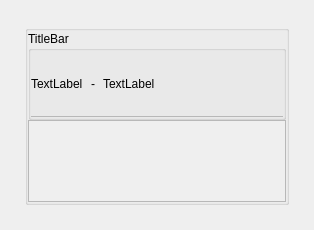
<?xml version="1.0" encoding="UTF-8"?>
<ui version="4.0">
 <class>C_OgePopUpDialog</class>
 <widget class="QDialog" name="C_OgePopUpDialog">
  <property name="geometry">
   <rect>
    <x>0</x>
    <y>0</y>
    <width>314</width>
    <height>230</height>
   </rect>
  </property>
  <property name="windowTitle">
   <string>Dialog</string>
  </property>
  <layout class="QVBoxLayout" name="verticalLayout_3">
   <property name="leftMargin">
    <number>25</number>
   </property>
   <property name="topMargin">
    <number>25</number>
   </property>
   <property name="rightMargin">
    <number>25</number>
   </property>
   <property name="bottomMargin">
    <number>25</number>
   </property>
   <item>
    <widget class="stw::opensyde_gui_elements::C_OgeGbxStyled" name="pc_GroupBoxPopUp">
          <property name="variant" stdset="0">
           <string>Hover</string>
          </property>
     <property name="title">
      <string/>
     </property>
     <layout class="QVBoxLayout" name="verticalLayout_2">
      <property name="leftMargin">
       <number>0</number>
      </property>
      <property name="topMargin">
       <number>0</number>
      </property>
      <property name="rightMargin">
       <number>0</number>
      </property>
      <property name="bottomMargin">
       <number>0</number>
      </property>
      <item>
       <widget class="QWidget" name="pc_TopWidget" native="true">
        <layout class="QGridLayout" name="gridLayout">
         <property name="leftMargin">
          <number>0</number>
         </property>
         <property name="topMargin">
          <number>0</number>
         </property>
         <property name="rightMargin">
          <number>0</number>
         </property>
         <property name="bottomMargin">
          <number>0</number>
         </property>
         <property name="horizontalSpacing">
          <number>0</number>
         </property>
         <item row="0" column="0">
          <layout class="QVBoxLayout" name="pc_VerticalLayout" stretch="0,1">
           <property name="spacing">
            <number>0</number>
           </property>
           <property name="bottomMargin">
            <number>0</number>
           </property>
           <item>
            <widget class="stw::opensyde_gui_elements::C_OgeGbxTransparent" name="pc_GroupBoxTitle">
             <property name="title">
              <string>TitleBar</string>
             </property>
             <layout class="QVBoxLayout" name="verticalLayout" stretch="1,0">
              <property name="spacing">
               <number>0</number>
              </property>
              <property name="leftMargin">
               <number>0</number>
              </property>
              <property name="topMargin">
               <number>0</number>
              </property>
              <property name="rightMargin">
               <number>0</number>
              </property>
              <property name="bottomMargin">
               <number>0</number>
              </property>
              <item>
               <layout class="QHBoxLayout" name="pc_HorizontalLayout2" stretch="0,0,1">
                <item>
                 <widget class="stw::opensyde_gui_elements::C_OgeLabPopUpTitle" name="pc_LabelTitle">
                  <property name="minimumSize">
                   <size>
                    <width>0</width>
                    <height>65</height>
                   </size>
                  </property>
                  <property name="maximumSize">
                   <size>
                    <width>16777215</width>
                    <height>65</height>
                   </size>
                  </property>
                  <property name="text">
                   <string>TextLabel</string>
                  </property>
                 </widget>
                </item>
                <item>
                 <widget class="stw::opensyde_gui_elements::C_OgeLabPopUpSubTitle" name="pc_LabelTitleSpacer">
                  <property name="minimumSize">
                   <size>
                    <width>20</width>
                    <height>0</height>
                   </size>
                  </property>
                  <property name="maximumSize">
                   <size>
                    <width>20</width>
                    <height>16777215</height>
                   </size>
                  </property>
                  <property name="text">
                   <string>-</string>
                  </property>
                  <property name="alignment">
                   <set>Qt::AlignCenter</set>
                  </property>
                 </widget>
                </item>
                <item>
                 <widget class="stw::opensyde_gui_elements::C_OgeLabPopUpSubTitle" name="pc_LabelSubTitle">
                  <property name="minimumSize">
                   <size>
                    <width>0</width>
                    <height>65</height>
                   </size>
                  </property>
                  <property name="maximumSize">
                   <size>
                    <width>16777215</width>
                    <height>65</height>
                   </size>
                  </property>
                  <property name="text">
                   <string>TextLabel</string>
                  </property>
                 </widget>
                </item>
               </layout>
              </item>
              <item>
               <widget class="stw::opensyde_gui_elements::C_OgeFraBorder" name="pc_FramSperator1">
                <property name="minimumSize">
                 <size>
                  <width>0</width>
                  <height>1</height>
                 </size>
                </property>
                <property name="maximumSize">
                 <size>
                  <width>16777215</width>
                  <height>1</height>
                 </size>
                </property>
                <property name="frameShape">
                 <enum>QFrame::StyledPanel</enum>
                </property>
                <property name="frameShadow">
                 <enum>QFrame::Raised</enum>
                </property>
               </widget>
              </item>
             </layout>
            </widget>
           </item>
           <item>
            <widget class="stw::opensyde_gui_elements::C_OgeTransparentScrollArea" name="scrollArea">
             <property name="focusPolicy">
              <enum>Qt::ClickFocus</enum>
             </property>
             <property name="widgetResizable">
              <bool>true</bool>
             </property>
             <widget class="stw::opensyde_gui_elements::C_OgeWiOnlyBackground" name="pc_ScrollAreaWidgetContents">
              <property name="geometry">
               <rect>
                <x>0</x>
                <y>0</y>
                <width>254</width>
                <height>68</height>
               </rect>
              </property>
              <layout class="QVBoxLayout" name="verticalLayout_5">
               <property name="spacing">
                <number>0</number>
               </property>
               <property name="leftMargin">
                <number>0</number>
               </property>
               <property name="topMargin">
                <number>0</number>
               </property>
               <property name="rightMargin">
                <number>0</number>
               </property>
               <property name="bottomMargin">
                <number>0</number>
               </property>
               <item>
                <layout class="QVBoxLayout" name="pc_VerticalLayoutPopUps"/>
               </item>
              </layout>
             </widget>
            </widget>
           </item>
          </layout>
         </item>
        </layout>
       </widget>
      </item>
     </layout>
    </widget>
   </item>
  </layout>
 </widget>
 <customwidgets>
  <customwidget>
   <class>stw::opensyde_gui_elements::C_OgeGbxTransparent</class>
   <extends>QGroupBox</extends>
   <header>C_OgeGbxTransparent.hpp</header>
   <container>1</container>
  </customwidget>
  <customwidget>
   <class>stw::opensyde_gui_elements::C_OgeLabPopUpTitle</class>
   <extends>QLabel</extends>
   <header>C_OgeLabPopUpTitle.hpp</header>
  </customwidget>
  <customwidget>
   <class>stw::opensyde_gui_elements::C_OgeLabPopUpSubTitle</class>
   <extends>QLabel</extends>
   <header>C_OgeLabPopUpSubTitle.hpp</header>
  </customwidget>
  <customwidget>
   <class>stw::opensyde_gui_elements::C_OgeGbxStyled</class>
   <extends>QGroupBox</extends>
   <header>C_OgeGbxStyled.hpp</header>
   <container>1</container>
  </customwidget>
  <customwidget>
   <class>stw::opensyde_gui_elements::C_OgeFraBorder</class>
   <extends>QFrame</extends>
   <header>C_OgeFraBorder.hpp</header>
   <container>1</container>
  </customwidget>
  <customwidget>
   <class>stw::opensyde_gui_elements::C_OgeWiOnlyBackground</class>
   <extends>QWidget</extends>
   <header>C_OgeWiOnlyBackground.hpp</header>
   <container>1</container>
  </customwidget>
  <customwidget>
   <class>stw::opensyde_gui_elements::C_OgeTransparentScrollArea</class>
   <extends>QScrollArea</extends>
   <header>C_OgeTransparentScrollArea.hpp</header>
   <container>1</container>
  </customwidget>
 </customwidgets>
 <resources/>
 <connections/>
</ui>
